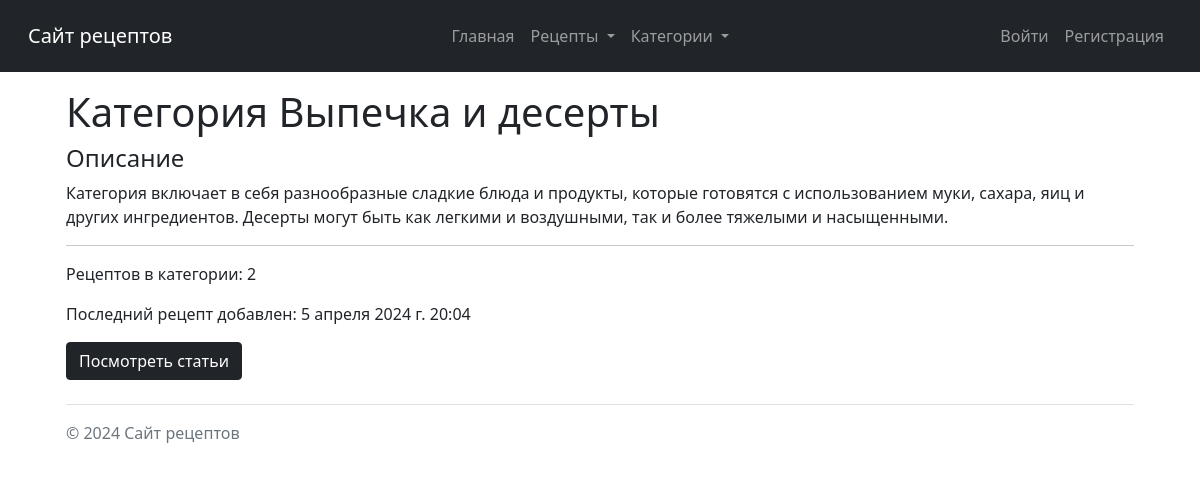
Page /categories/36/ on the committed database.
### recipes/models.py (models this page shows, shortened)
class Category(models.Model):
    title = models.CharField(max_length=255, unique=True, verbose_name='Название')
    description = RichTextField(verbose_name='Описание', default='Описание')
    class Meta:
        ordering = ['id']
        verbose_name = 'категория'
        verbose_name_plural = 'категории'
    def recipes(self):
        return RecipeCategory.objects.filter(category=self).values_list('recipe', flat=True)
    def last_created_recept_date(self):
        recipes = RecipeCategory.objects.filter(category=self).values_list('recipe', flat=True)
        if recipes:
            return Recipe.objects.filter(id__in=recipes).order_by('-created_at').first().created_at
        return None

class Recipe(models.Model):
    title = models.CharField(max_length=100, unique=True, verbose_name='Название', default='Название')
    description = RichTextField(verbose_name='Описание', default='Описание')
    steps = RichTextField(verbose_name='Шаги приготовления', default='Шаги приготовления')
    time = models.DurationField(verbose_name='Время приготовления', default="00:05:00")
    image = models.ImageField(upload_to='photos', blank=True, null=True, verbose_name='Изображение')
    author = models.ForeignKey('auth.User', on_delete=models.CASCADE, verbose_name='Автор')
    created_at = models.DateTimeField(auto_now_add=True, verbose_name='Дата создания')
    changed_at = models.DateTimeField(auto_now=True, verbose_name='Дата изменения')
    categories = models.ManyToManyField('Category', verbose_name='Категории', through='RecipeCategory')
    class Meta:
        ordering = ['-changed_at']
        verbose_name = 'рецепт'
        verbose_name_plural = 'рецепты'

### recipes/views.py (the view)
# urls.py: path('categories/<int:category_id>/', views.category_detail, name='category'),
def category_detail(request, category_id):
    category = get_object_or_404(Category, id=category_id)
    context = {'category': category,
               'title': category.title,
               'heading': category.title,
               }
    return render(request, 'recipes/category-detail.html', context)

### recipes/utils.py (called while the page is built)
def get_menu():
    return menu + [MenuLink(
        'Категории', reverse('categories'),
        [MenuLink('Все категории', reverse('categories'))] +
        [MenuLink(category.title, reverse('category', args=(category.id,)))
         for category in Category.objects.all()])]

### users/context_processors.py (called while the page is built)
def get_recipes_context(request):
    return {'mainmenu': get_menu()}

### recipes/templates/recipes/category-detail.html (shortened to what this page needs)
{% extends 'base.html' %}
{% block content%}
<h1> Категория {{ heading }} </h1>
<div>
    <h4>Описание</h4>
    {{ category.description|safe }}
    <hr>
    <p>Рецептов в категории: {{ category.recipes|length }}</p>
    {% if category.recipes %}
    <p>Последний рецепт добавлен: {{ category.last_created_recept_date }}</p>
    <a class="btn btn-dark" href="{% url 'category_recipes' category.id %}" role="button">Посмотреть статьи</a>
    {% endif %}
</div>
{% endblock %}

### rows in the picture
Category: title "Выпечка и десерты", description "Категория включает в себя разнообразные сладкие блюда и продукты, которые готовятся с использованием муки, сахара, яиц и других ингредиентов. Десерты могут быть как легкими и воздушными, так и более тяжелыми и насыщенными.", recipes|length "2", last_created_recept_date "5 апреля 2024 г. 20:04"

### other values in the picture
{{ m.title }} "Главная"
{{ m.title }} "Рецепты" "Категории"
